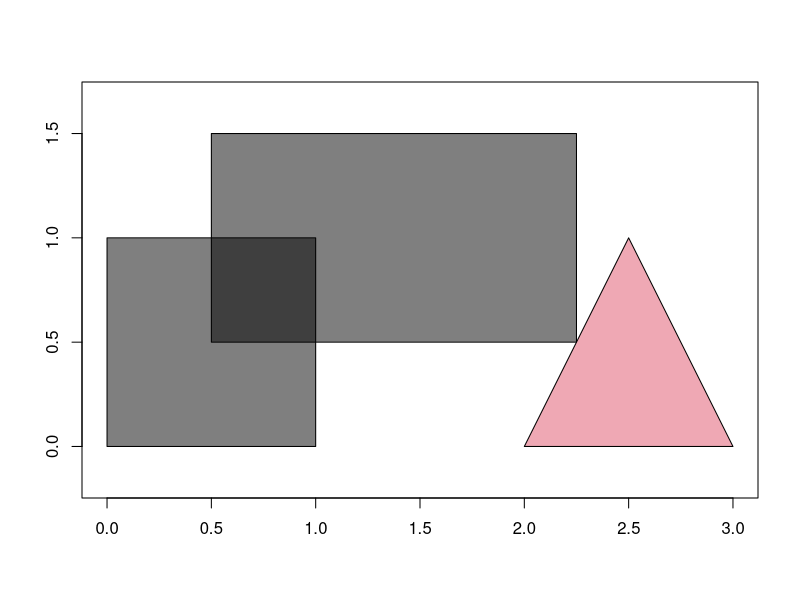

This chart was generated by the following R code:
## ---- chunk 1
"Hello world!"
print("Hello world!")
x <- 2 + 2
print(x)
## ---- chunk 2
x <- c(1, 2, 5)
print(x)
# get the third element
print(x[3])
# change an element
x[2] <- 4
print(x)
# operation applied to each element
print(x + 1)
# vectors addition works as expected
print(x + c(-1, 2, 3))
# class is a function that returns the class of objects
print(class(x))
## ---- chunk 3
x <- c(0, 0, 2, 0, 1, 1)
print(matrix(x, ncol = 2))
print(matrix(x, ncol = 2, byrow = T))
## ---- chunk 4
x <- list(1, c(2, 3), list(4, c(5, 6)))
print(x)
## ---- chunk 5
# get a sublist
print(x[1])
print(x[c(1, 3)])
# get an element of a list
print(x[[1]])
## ---- chunk 6
# data.frame is used to construct a data frame
# row.names is a special argument for the row names
df <- data.frame(row.names = c("a", "b"), x = c(1, 2), y = c("f", "g"))
print(df)
# gen (two identical approaches)
df[,"z"] <- df[,"x"] + 1
print(df)
df$z <-  df$x + 1
print(df)
# keep
df2 <- subset(df, z == 3)
print(df2)
# append
df3 <- rbind(df, data.frame(row.names = "c", x = 3, y = "h", z = 4))
print(df3)
## ---- chunk 7
# install.packages(c("sp", "rgdal", "rgeos", "tidyverse"))
## ---- chunk 8
# ADD THIS LINE TO CHANGE RANK DIRECTION : graph[rankdir = LR]
DiagrammeR::grViz("
digraph {
A[label = 'SpatialPolygonsDataFrame']
B[label = '@polygons\nclass: list']
C[label = 'Polygons']
D[label = '@Polygons\nclass: list']
E[label = 'Polygon']
F[label = '@coords\nclass: matrix']
G[label = '@data\nclass: data.frame']
H[label = '@proj4string\nclass: CRS']
A->B A->G A->H B->C C->D D->E E->F
}
", height = 400)
## ---- chunk 9
library(sp)
library(tidyverse)
## ---- chunk 10
p1 <- Polygon(matrix(c(0,0,0,1,1,1,1,0), ncol = 2, byrow = T))
p2 <- Polygon(matrix(c(2,0,3,0,2.5,1), ncol = 2, byrow = T))
q1 <- Polygon(matrix(c(0.5,0.5,2.25,0.5,2.25,1.5,0.5,1.5), ncol = 2, byrow = T))
p1 <- Polygons(list(p1), "p1")
p2 <- Polygons(list(p2), "p2")
q1 <- Polygons(list(q1), "q1")
p <- SpatialPolygons(list(p1, p2))
q <- SpatialPolygons(list(q1))
# the below line is the same as "p$shape <- c("Square", "Triangle")"
p <- SpatialPolygonsDataFrame(p, data.frame(row.names = c("p1", "p2"), shape = c("Rectangle", "Triangle")))
# the below line is the same as "q$shape <- "Rectangle""
q <- SpatialPolygonsDataFrame(q, data.frame(row.names = c("q1"), shape = c("Rectangle")))
pq <- rbind(p, q)
print(pq@data)
# pq@data[,"shape"] is just c("Rectangle", "Triangle", "Rectangle")
# plotcols will just be c(1, 2, 1); this is how "match" works
plotcols <- match(pq@data[,"shape"], c("Rectangle", "Triangle"))
plot(pq, col = alpha(plotcols, 0.5), axes = T)
